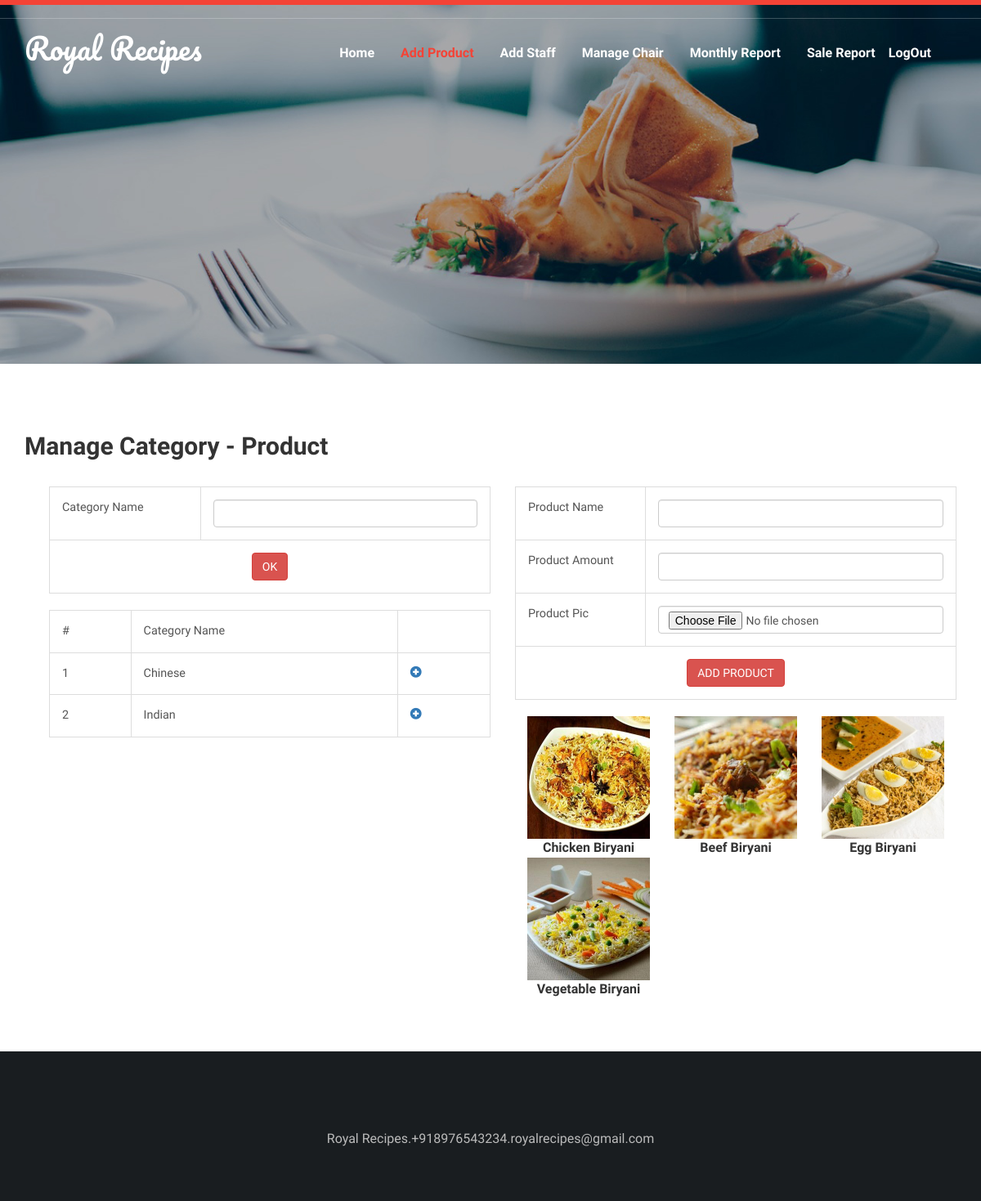
The app's page /rst_r_rent/admin/add_product.php?cat=2 with its own data.
### tables this page shows
CREATE TABLE IF NOT EXISTS `category_data` (
  `id` int(11) NOT NULL AUTO_INCREMENT,
  `cat_name` varchar(125) NOT NULL,
  PRIMARY KEY (`id`)
);

CREATE TABLE IF NOT EXISTS `item_data` (
  `id` int(11) NOT NULL AUTO_INCREMENT,
  `cat_id` int(11) NOT NULL,
  `item_nme` varchar(150) NOT NULL,
  `amt` float NOT NULL,
  `pic` varchar(10) NOT NULL,
  `st` int(11) NOT NULL,
  PRIMARY KEY (`id`)
);

### rst_r_rent/admin/add_product.php (the view, shortened to what this page needs)
<?php
include '../connection.php';
?>
<!DOCTYPE html>
<html lang="en">
<head>
<link href="../web/css/bootstrap.css" rel="stylesheet" type="text/css" media="all" />
<link rel="stylesheet" href="../web/css/style.css" type="text/css" media="all" />
<link rel="stylesheet" href="../web/css/owl.carousel.css" type="text/css" media="all">
<link href="../web/css/owl.theme.css" rel="stylesheet">
<link href="../web/css/font-awesome.css" rel="stylesheet">
<link rel="stylesheet" href="../web/css/lightbox.css">
</head>
<body>
	<div class="w3layouts-banner-top">
	</div>
	<div class="banner">
		<div class="top-banner">
		</div>
		<div class="header">
			<div class="container">
				<div class="logo">
					<h1>
                                            <a href="index.php">Royal Recipes</a>
					</h1>
				</div>
				<div class="top-nav">
					<nav class="navbar navbar-default">
						<div class="collapse navbar-collapse" id="bs-example-navbar-collapse-1">
							<ul class="nav navbar-nav">
                                                            <li><a class="" href="index.php">Home</a></li>
                                                            <li><a class="active" href="add_product.php">Add Product</a></li>
                                                            <li><a class="" href="add_staff.php">Add Staff</a></li>
                                                            <li><a class="" href="chair.php">Manage Chair</a></li>
                                                            <li><a class="" href="mreport.php">Monthly Report</a></li>
                                                            <li><a class="" href="report.php">Sale Report</a></li>
                                                            <li><a class="" href="logout.php">LogOut</a></li>
							</ul>
							<div class="clearfix"> </div>
						</div>
					</nav>
				</div>
				<div class="clearfix"> </div>
			</div>
		</div>
	</div>
	<div class="special">
		<div class="container">
			<div class="wthree-special-heading">
				<h2><b>Manage Category - Product</b></h2>
			</div><br />
			<div class="container">
                        <div class="col-lg-6">
                <form method="post">
                <table class="table table-bordered table-condensed table-hover">
                    <tr>
                        <td>Category Name</td>
                        <td><input type="text" name="cn" class="form-control" /></td>
                    </tr>
                    <tr>
                        <td colspan="2"><center>
                            <input type="submit" name="sub" value="OK" class="btn btn-danger" />
                    </center></td>
                    </tr>
                </table>
                </form>
                <?php
                $sel_cat=mysqli_query($dbcon,"select * from category_data");
                if(mysqli_num_rows($sel_cat)>0)
                {
                    ?>
                <table class="table table-bordered table-condensed table-responsive">
                    <tr>
                        <td>#</td>
                        <td>Category Name</td>
                        <td></td>
                    </tr>
                    <?php
                    $i=0;
                    while($rcat=mysqli_fetch_row($sel_cat))
                    {
                        $i++;
                        ?>
                    <tr>
                        <td><?php echo $i ?></td>
                        <td><?php echo $rcat[1] ?></td>
                        <td><a href="add_product.php?cat=<?php echo $rcat[0] ?>"><span class="glyphicon glyphicon-plus-sign"></span></a></td>
                    </tr>
                    <?php
                    }
                    ?>
                </table>
                <?php
                }
                ?>
            </div>
            <div class="col-lg-6">
                <?php
                if(isset($_GET['cat']))
                {
                    ?>
                <form method="post" enctype="multipart/form-data">
                <table class="table table-bordered table-condensed table-hover">
                    <tr>
                        <td>Product Name</td>
                        <td><input type="text" name="pn" class="form-control" /></td>
                    </tr>
                    <tr>
                        <td>Product Amount</td>
                        <td><input type="text" name="amt" class="form-control" /></td>
                    </tr>
                    <tr>
                        <td>Product Pic</td>
                        <td><input type="file" name="up" class="form-control" /></td>
                    </tr>
                    <tr>
                        <td colspan="2"><center>
                            <input type="submit" name="add_pro" value="ADD PRODUCT" class="btn btn-danger" />
                    </center></td>
                    </tr>
                </table>
                    </form>
                <?php
                $sel_itm=mysqli_query($dbcon,"select * from item_data where cat_id='".$_GET['cat']."'");
                if(mysqli_num_rows($sel_itm)>0)
                {
                    while($ritm=mysqli_fetch_row($sel_itm))
                    {
                        ?>
                <div class="col-lg-4">
                    <center>
                    <img src="item_pic/<?php echo $ritm[4] ?>" class="img img-responsive" />
                    <b><?php echo $ritm[2] ?></b>
                    </center>
                </div>
                <?php
                    }
                }
                }
                ?>
            </div>
                        </div>
		</div>
	</div>
	<div class="w3-agile-footer">
		<div class="container">
			<div class="agileits-w3layouts-copyright">
            <p>Royal Recipes.+918976543234.royalrecipes@gmail.com</p>
			</div>
		</div>
	</div>
</body>
</html>

### rst_r_rent/web/css/style.css (style rules this page uses)
body a { transition: 0.5s all; -webkit-transition: 0.5s all; -o-transition: 0.5s all; -moz-transition: 0.5s all; -ms-transition: 0.5s all; }
html, body { font-size: 100%; font-family: 'Open Sans Condensed'; }
body { background:#FFFFFF; }
.w3layouts-banner-top { padding: .2em 0; background: #F44336; }
.banner { background: url(../images/1.jpg) no-repeat 0px 0px; background-size: cover; padding: 0em 0 12em; }
.top-banner { padding: .5em 0; border-bottom: solid 1px rgba(255, 255, 255, 0.23); }
.logo { float: left; margin: 1em 0 0 0; }
.logo h1 { margin:0; }
.logo h1 a { color:#fff; font-size:1em; text-decoration:none; font-family: 'Pacifico', cursive; }
.top-nav { margin: 2em 0 0 0; float: right; }
.top-nav ul { padding: 0; margin: 0; }
.top-nav ul li { display: inline-block; margin: 0 1em; float: left; }
.top-nav ul li:nth-child(6) { margin-right:0; }
ul.nav.navbar-nav { float: right; }
.navbar-default { background:none; border:none; }
.top-nav ul li a { color: #fff !important; font-size: 1em; margin: 0; text-decoration: none; padding: 0; font-weight: 700; }
.top-nav ul li a.active { color: #F44336 !important; }
.services,.offer,.special,.w3-agile-footer,.w3l-about-top,.different,.team,.codes,.typography,.gallery,.contact { padding:4em 0; }
.w3-agile-footer { background: #191d20; }
.agileits-w3layouts-copyright { text-align: center; margin: 2em 0 0 0; }
.agileits-w3layouts-copyright p { margin:0; font-size: 1em; color: #BBBBBB; }
.table > thead > tr > th, .table > tbody > tr > th, .table > tfoot > tr > th, .table > thead > tr > td, .table > tbody > tr > td, .table > tfoot > tr > td { border-top: none !important; }
.table td, .table>tbody>tr>td, .table>tbody>tr>th, .table>tfoot>tr>td, .table>tfoot>tr>th, .table>thead>tr>td, .table>thead>tr>th { padding: 15px!important; }
.table > thead > tr > th, .table > tbody > tr > th, .table > tfoot > tr > th, .table > thead > tr > td, .table > tbody > tr > td, .table > tfoot > tr > td { font-size: 0.9em; color: #555; border-top: none !important; }

### rst_r_rent/web/css/lightbox.css (style rules this page uses)
body:after { content: url(../images/close.png) url(../images/prev.png) url(../images/next.png); display: none; }

### records on screen
category_data: cat_name "Chinese"
category_data: cat_name "Indian"
item_data: pic (picture), item_nme "Chicken Biryani"
item_data: pic (picture), item_nme "Beef Biryani"
item_data: pic (picture), item_nme "Egg Biryani"
item_data: pic (picture), item_nme "Vegetable Biryani"
